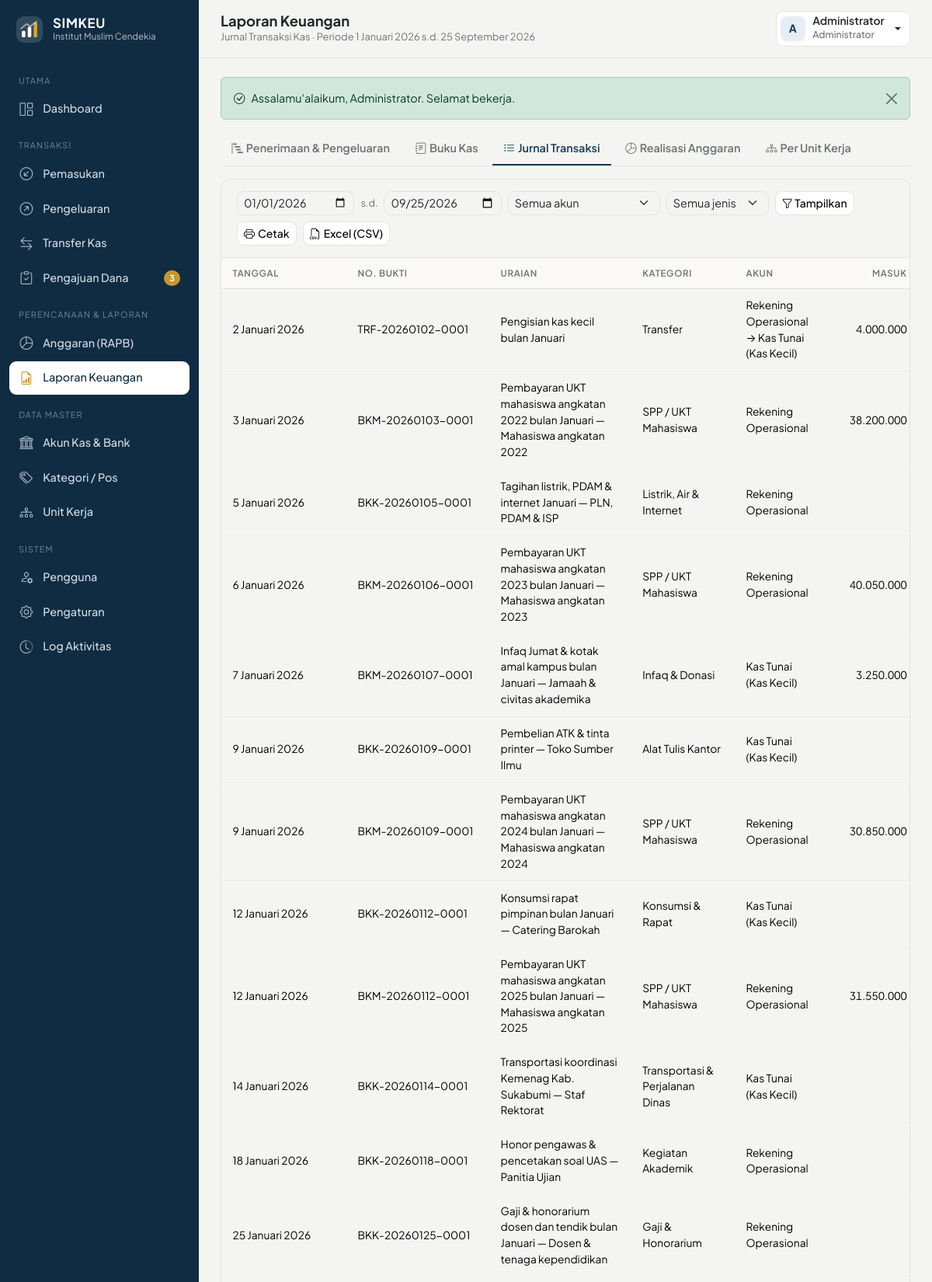
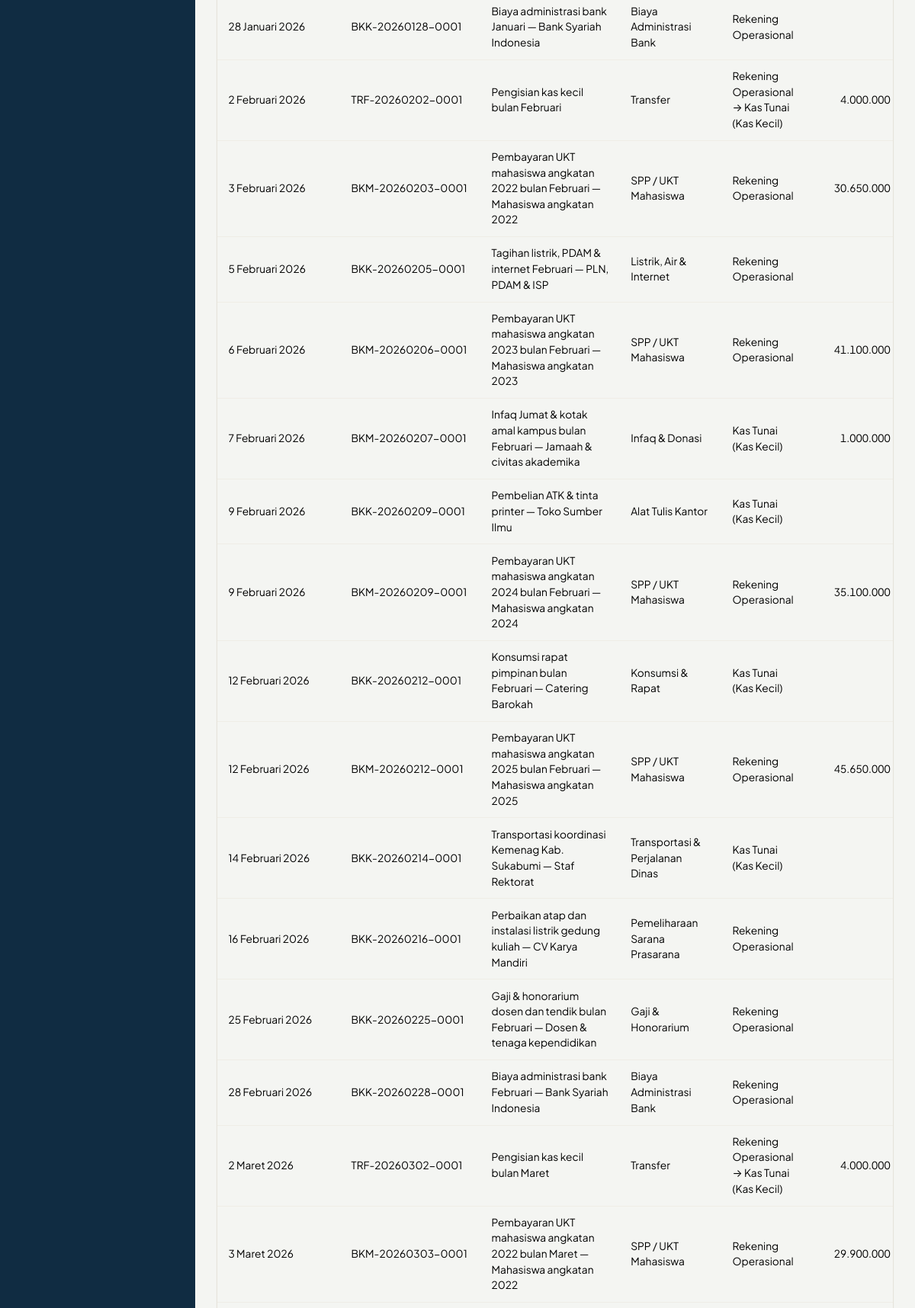
The app's page /index.php?page=laporan&tab=jurnal (signed in, upper part) with its own data (2 pictures, top to bottom).
### tables this page shows
CREATE TABLE transaksi (
    id INT AUTO_INCREMENT PRIMARY KEY,
    no_transaksi VARCHAR(30) NOT NULL UNIQUE,
    tanggal DATE NOT NULL,
    tipe ENUM('masuk','keluar','transfer') NOT NULL,
    akun_id INT NOT NULL,
    akun_tujuan_id INT NULL,
    kategori_id INT NULL,
    unit_id INT NULL,
    jumlah DECIMAL(15,2) NOT NULL,
    pihak VARCHAR(150) NULL COMMENT 'Diterima dari / dibayarkan kepada',
    keterangan VARCHAR(255) NOT NULL,
    no_referensi VARCHAR(50) NULL,
    bukti VARCHAR(255) NULL,
    user_id INT NULL,
    created_at TIMESTAMP DEFAULT CURRENT_TIMESTAMP,
    updated_at TIMESTAMP NULL DEFAULT NULL ON UPDATE CURRENT_TIMESTAMP,
    INDEX idx_tanggal (tanggal),
    INDEX idx_tipe (tipe),
    CONSTRAINT fk_trx_akun FOREIGN KEY (akun_id) REFERENCES akun_kas(id),
    CONSTRAINT fk_trx_akun_tujuan FOREIGN KEY (akun_tujuan_id) REFERENCES akun_kas(id),
    CONSTRAINT fk_trx_kategori FOREIGN KEY (kategori_id) REFERENCES kategori(id),
    CONSTRAINT fk_trx_unit FOREIGN KEY (unit_id) REFERENCES unit(id) ON DELETE SET NULL,
    CONSTRAINT fk_trx_user FOREIGN KEY (user_id) REFERENCES users(id) ON DELETE SET NULL
);

CREATE TABLE kategori (
    id INT AUTO_INCREMENT PRIMARY KEY,
    kode VARCHAR(10) NOT NULL UNIQUE,
    nama VARCHAR(100) NOT NULL,
    tipe ENUM('masuk','keluar') NOT NULL,
    keterangan VARCHAR(255) NULL,
    aktif TINYINT(1) NOT NULL DEFAULT 1
);

CREATE TABLE akun_kas (
    id INT AUTO_INCREMENT PRIMARY KEY,
    kode VARCHAR(10) NOT NULL UNIQUE,
    nama VARCHAR(100) NOT NULL,
    jenis ENUM('kas','bank') NOT NULL DEFAULT 'kas',
    nama_bank VARCHAR(100) NULL,
    no_rekening VARCHAR(50) NULL,
    atas_nama VARCHAR(100) NULL,
    saldo_awal DECIMAL(15,2) NOT NULL DEFAULT 0,
    aktif TINYINT(1) NOT NULL DEFAULT 1
);

### index.php (called while the page is built, shortened)
<?php
$routes = [
    'dashboard'   => ['dashboard', 'dashboard'],
    'pemasukan'   => ['transaksi', 'transaksi.view'],
    'pengeluaran' => ['transaksi', 'transaksi.view'],
    'transfer'    => ['transfer', 'transaksi.view'],
    'bukti'       => ['bukti', 'transaksi.view'],
    'pengajuan'   => ['pengajuan', 'pengajuan.view'],
    'anggaran'    => ['anggaran', 'laporan'],
    'laporan'     => ['laporan', 'laporan'],
    'akun_kas'    => ['akun_kas', 'master'],
    'kategori'    => ['kategori', 'master'],
    'unit'        => ['unit', 'master'],
    'pengguna'    => ['pengguna', 'system'],
    'pengaturan'  => ['pengaturan', 'system'],
    'log'         => ['log', 'system'],
    'profil'      => ['profil', null],
];
$page = $_GET['page'] ?? home_page();
[$module, $perm] = $routes[$page];
require __DIR__ . '/modules/' . $module . '.php';

### modules/laporan.php (the view, shortened to what this page needs)
<?php
$pdo = db();
$tabs = [
    'aruskas'  => ['Penerimaan & Pengeluaran', 'bar-chart-steps'],
    'bukukas'  => ['Buku Kas', 'journal-text'],
    'jurnal'   => ['Jurnal Transaksi', 'list-ul'],
    'anggaran' => ['Realisasi Anggaran', 'pie-chart'],
    'unit'     => ['Per Unit Kerja', 'diagram-3'],
];
$tab = isset($tabs[$_GET['tab'] ?? '']) ? $_GET['tab'] : 'aruskas';
$dari   = valid_date($_GET['dari'] ?? '', date('Y-01-01'));
$sampai = valid_date($_GET['sampai'] ?? '', date('Y-m-d'));
$tahun  = (int)($_GET['tahun'] ?? date('Y'));
$akunList = akun_all(false);
$fAkun  = (int)($_GET['akun'] ?? 0);
$fTipe  = in_array($_GET['tipe'] ?? '', ['masuk', 'keluar', 'transfer'], true) ? $_GET['tipe'] : '';
$cols = [];
$nowrap = ['Tanggal', 'No. Bukti'];
$rows = [];
if ($tab === 'jurnal') {
    $w = ['t.tanggal BETWEEN ? AND ?'];
    $p = [$dari, $sampai];
    $st = $pdo->prepare('SELECT t.*, k.nama kategori, a.nama akun, b.nama akun_tujuan, u.nama unit FROM transaksi t JOIN akun_kas a ON a.id = t.akun_id
        LEFT JOIN akun_kas b ON b.id = t.akun_tujuan_id LEFT JOIN kategori k ON k.id = t.kategori_id LEFT JOIN unit u ON u.id = t.unit_id
        WHERE ' . implode(' AND ', $w) . ' ORDER BY t.tanggal, t.id');
    $st->execute($p);
    $cols = [['Tanggal', false], ['No. Bukti', false], ['Uraian', false], ['Kategori', false], ['Akun', false], ['Masuk', true], ['Keluar', true]];
    foreach ($st as $r) {
        $in = $r['tipe'] === 'masuk' ? (float)$r['jumlah'] : 0;
        $out = $r['tipe'] === 'keluar' ? (float)$r['jumlah'] : 0;
        $rows[] = ['c' => [tgl_indo($r['tanggal']), $r['no_transaksi'], $r['keterangan'] . ($r['pihak'] ? ' — ' . $r['pihak'] : ''),
            $r['tipe'] === 'transfer' ? 'Transfer' : $r['kategori'], $r['tipe'] === 'transfer' ? $r['akun'] . ' → ' . $r['akun_tujuan'] : $r['akun'],
            $r['tipe'] === 'transfer' ? (float)$r['jumlah'] : ($in ?: ''), $r['tipe'] === 'transfer' ? (float)$r['jumlah'] : ($out ?: '')],
            'cls' => $r['tipe'] === 'transfer' ? 'muted' : ''];
    }
}
$cell = function ($v, bool $num) {
    if ($num && (is_float($v) || is_int($v))) {
        return $v < 0 ? '(' . rupiah(abs($v), false) . ')' : rupiah($v, false);
    }
    return e($v);
};
$qs = ['tab' => $tab, 'dari' => $dari, 'sampai' => $sampai, 'tahun' => $tahun, 'akun' => $fAkun ?: null, 'tipe' => $fTipe ?: null];
    ?>
    <?php
require ROOT_PATH . '/includes/header.php';
?>
<ul class="nav nav-tabs-line mb-3 flex-nowrap overflow-auto">
    <?php foreach ($tabs as $k => [$l, $ic]): ?>
        <li class="nav-item"><a class="nav-link text-nowrap <?= $tab === $k ? 'active' : '' ?>" href="<?= url('laporan', array_merge($qs, ['tab' => $k, 'akun' => null, 'tipe' => null])) ?>"><i class="bi bi-<?= $ic ?> me-1"></i><?= $l ?></a></li>
    <?php endforeach; ?>
</ul>
<div class="card">
    <div class="card-header">
        <form method="get" class="toolbar flex-grow-1">
            <?php if ($tab === 'anggaran'): ?>
                <select name="tahun" class="form-select form-select-sm" aria-label="Tahun"><?php for ($y = (int)date('Y') + 1; $y >= (int)date('Y') - 4; $y--): ?><option <?= selected($y, $tahun) ?>><?= $y ?></option><?php endfor; ?></select>
            <?php else: ?>
                <input type="date" name="dari" value="<?= e($dari) ?>" class="form-control form-control-sm" aria-label="Dari tanggal">
                <span class="small text-muted">s.d.</span>
                <input type="date" name="sampai" value="<?= e($sampai) ?>" class="form-control form-control-sm" aria-label="Sampai tanggal">
            <?php endif; ?>
            <?php if (in_array($tab, ['bukukas', 'jurnal'])): ?>
                <select name="akun" class="form-select form-select-sm" aria-label="Akun">
                    <?php if ($tab === 'jurnal'): ?><option value="">Semua akun</option><?php endif; ?>
                    <?php foreach ($akunList as $a): ?><option value="<?= $a['id'] ?>" <?= selected($a['id'], $fAkun) ?>><?= e($a['nama']) ?></option><?php endforeach; ?></select>
            <?php endif; ?>
            <?php if ($tab === 'jurnal'): ?>
                <select name="tipe" class="form-select form-select-sm" aria-label="Jenis transaksi"><option value="">Semua jenis</option>
                    <?php foreach (['masuk', 'keluar', 'transfer'] as $t): ?><option value="<?= $t ?>" <?= selected($t, $fTipe) ?>><?= tipe_label($t) ?></option><?php endforeach; ?></select>
            <?php endif; ?>
            <button class="btn btn-sm btn-light"><i class="bi bi-funnel"></i> Tampilkan</button>
        </form>
        <div class="d-flex gap-2">
            <a href="<?= e(url('laporan', $qs + ['print' => 1])) ?>" target="_blank" class="btn btn-sm btn-light"><i class="bi bi-printer me-1"></i>Cetak</a>
            <a href="<?= e(url('laporan', $qs + ['export' => 'csv'])) ?>" class="btn btn-sm btn-light"><i class="bi bi-filetype-csv me-1"></i>Excel (CSV)</a>
        </div>
    </div>
    <div class="table-responsive"><table class="table table-hover table-sm-rows">
        <thead><tr><?php foreach ($cols as [$l, $n]): ?><th class="<?= $n ? 'text-end' : '' ?>"><?= e($l) ?></th><?php endforeach; ?></tr></thead>
        <tbody>
        <?php foreach ($rows as $r): $cls = $r['cls'] ?? ''; ?>
            <tr class="<?= $cls === 'sub' ? 'fw-semibold table-light' : ($cls === 'section' ? 'fw-bold' : ($cls === 'muted' ? 'text-muted' : '')) ?>">
                <?php foreach ($r['c'] as $i => $v): ?><td class="<?= $cols[$i][1] ? 'text-end num text-nowrap' : (in_array($cols[$i][0], $nowrap) ? 'text-nowrap' : '') ?>"><?= $cell($v, $cols[$i][1]) ?></td><?php endforeach; ?>
            </tr>
        <?php endforeach; if (!$rows): ?>
            <tr><td colspan="<?= count($cols) ?>"><div class="empty-state"><i class="bi bi-inbox"></i>Tidak ada data pada periode ini.</div></td></tr>
        <?php endif; ?>
        </tbody>
    </table></div>
</div>
<?php require ROOT_PATH . '/includes/footer.php';

### assets/css/style.css (style rules this page uses)
:root { --zk-primary: #173B57; --zk-primary-600: #102C42; --zk-primary-50: #E6EEF4; --zk-gold: #C8962E; --zk-gold-50: #FBF3E2; --zk-bg: #F4F5F2; --zk-surface: #FFFFFF; --zk-border: #E6E3DA; --zk-text: #1F2A26; --zk-muted: #6B746F; --zk-danger: #B42318; --zk-success: #1E7A4C; --zk-success-50: #E5F3EB; --zk-radius: 12px; --sidebar-w: 256px; --bs-body-font-family: 'Plus Jakarta Sans', system-ui, -apple-system, 'Segoe UI', sans-serif; --bs-body-bg: var(--zk-bg); --bs-body-color: var(--zk-text); --bs-border-color: var(--zk-border); --bs-primary: var(--zk-primary); --bs-primary-rgb: 23, 59, 87; --bs-link-color: var(--zk-primary); --bs-link-hover-color: var(--zk-primary-600); --bs-secondary-color: var(--zk-muted); }
body { font-size: .9rem; -webkit-font-smoothing: antialiased; }
.text-muted { color: var(--zk-muted) !important; }
.tabular, .table td.num, .num { font-variant-numeric: tabular-nums; }
.btn { border-radius: 9px; font-weight: 500; font-size: .875rem; }
.btn-light { --bs-btn-bg: #fff; --bs-btn-border-color: var(--zk-border); }
.form-control, .form-select, .input-group-text { border-radius: 9px; border-color: var(--zk-border); font-size: .9rem; }
.card { border: 1px solid var(--zk-border); border-radius: var(--zk-radius); box-shadow: 0 1px 2px rgba(31, 42, 38, .04); }
.card-header { background: transparent; border-bottom: 1px solid var(--zk-border); padding: .9rem 1.25rem; display: flex; align-items: center; gap: .5rem; flex-wrap: wrap; }
.table { --bs-table-bg: transparent; margin: 0; font-size: .86rem; }
.table > thead th { font-size: .72rem; text-transform: uppercase; letter-spacing: .06em; color: var(--zk-muted); font-weight: 600; background: #FAF9F5; border-bottom: 1px solid var(--zk-border); white-space: nowrap; padding: .7rem .9rem; }
.table > tbody td { padding: .7rem .9rem; vertical-align: middle; border-color: #EFEDE6; }
.toolbar { display: flex; gap: .5rem; flex-wrap: wrap; align-items: center; }
.toolbar .form-control, .toolbar .form-select { width: auto; }
.nav-tabs-line { border-bottom: 1px solid var(--zk-border); gap: .25rem; }
.nav-tabs-line .nav-link { border: 0; border-bottom: 2px solid transparent; color: var(--zk-muted); font-weight: 600; padding: .6rem .9rem; border-radius: 0; }
.nav-tabs-line .nav-link.active { color: var(--zk-primary); border-bottom-color: var(--zk-primary); background: transparent; }
.nav-tabs-line { scrollbar-width: none; }

### records on screen
transaksi: no_transaksi "TRF-20260102-0001", keterangan "Pengisian kas kecil bulan Januari"
transaksi: no_transaksi "BKM-20260103-0001"
kategori: nama "SPP / UKT Mahasiswa"
akun_kas: nama "Rekening Operasional"
transaksi: no_transaksi "BKK-20260105-0001"
kategori: nama "Listrik, Air & Internet"
transaksi: no_transaksi "BKM-20260106-0001"
transaksi: no_transaksi "BKM-20260107-0001"
kategori: nama "Infaq & Donasi"
akun_kas: nama "Kas Tunai (Kas Kecil)"
transaksi: no_transaksi "BKK-20260109-0001"
kategori: nama "Alat Tulis Kantor"
transaksi: no_transaksi "BKM-20260109-0001"
transaksi: no_transaksi "BKK-20260112-0001"
kategori: nama "Konsumsi & Rapat"
transaksi: no_transaksi "BKM-20260112-0001"
transaksi: no_transaksi "BKK-20260114-0001"
kategori: nama "Transportasi & Perjalanan Dinas"
transaksi: no_transaksi "BKK-20260118-0001"
kategori: nama "Kegiatan Akademik"
transaksi: no_transaksi "BKK-20260125-0001"
kategori: nama "Gaji & Honorarium"
transaksi: no_transaksi "BKK-20260128-0001"
kategori: nama "Biaya Administrasi Bank"
transaksi: no_transaksi "TRF-20260202-0001", keterangan "Pengisian kas kecil bulan Februari"
transaksi: no_transaksi "BKM-20260203-0001"
transaksi: no_transaksi "BKK-20260205-0001"
transaksi: no_transaksi "BKM-20260206-0001"
transaksi: no_transaksi "BKM-20260207-0001"
transaksi: no_transaksi "BKK-20260209-0001"
transaksi: no_transaksi "BKM-20260209-0001"
transaksi: no_transaksi "BKK-20260212-0001"
transaksi: no_transaksi "BKM-20260212-0001"
transaksi: no_transaksi "BKK-20260214-0001"
transaksi: no_transaksi "BKK-20260216-0001"
kategori: nama "Pemeliharaan Sarana Prasarana"
transaksi: no_transaksi "BKK-20260225-0001"
transaksi: no_transaksi "BKK-20260228-0001"
transaksi: no_transaksi "TRF-20260302-0001", keterangan "Pengisian kas kecil bulan Maret"
transaksi: no_transaksi "BKM-20260303-0001"

### other values on screen
APP_NAME "SIMKEU"
setting('nama_lembaga', APP_DESC) "Institut Muslim Cendekia"
$m['header'] "UTAMA"
$m['label'] "Dashboard"
$m['header'] "TRANSAKSI"
$m['label'] "Pemasukan"
$m['label'] "Pengeluaran"
$m['label'] "Transfer Kas"
$m['label'] "Pengajuan Dana"
$m['header'] "PERENCANAAN & LAPORAN"
$m['label'] "Anggaran (RAPB)"
$m['label'] "Laporan Keuangan"
$m['header'] "DATA MASTER"
$m['label'] "Akun Kas & Bank"
$m['label'] "Kategori / Pos"
